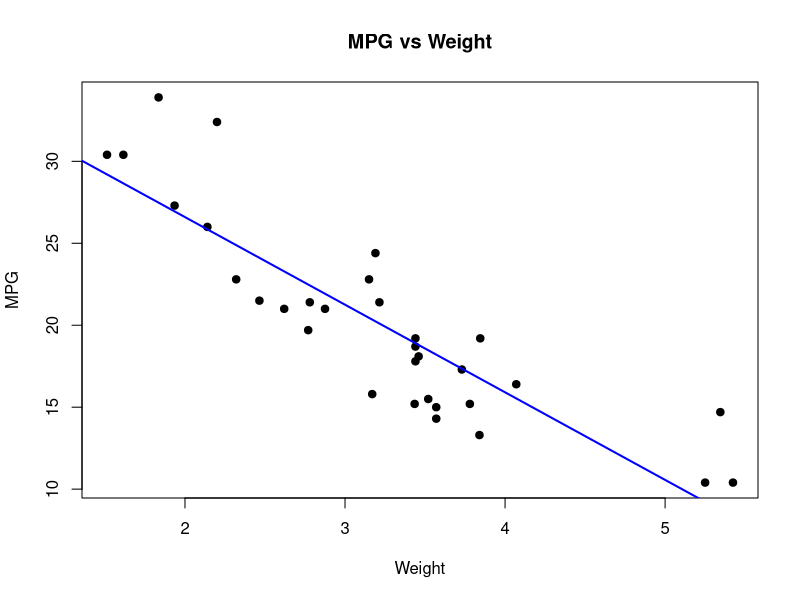

Recreate this plot in R.
x <- mtcars$wt
y <- mtcars$mpg

# Plot with main and axis titles
# Change point shape (pch = 19) and include frame.
plot(x, y, main = "MPG vs Weight", xlab = "Weight", ylab = "MPG", pch = 19, frame = TRUE)
model <- lm(y ~ x, data = mtcars)
abline(model, col = "blue", lwd = 2)
